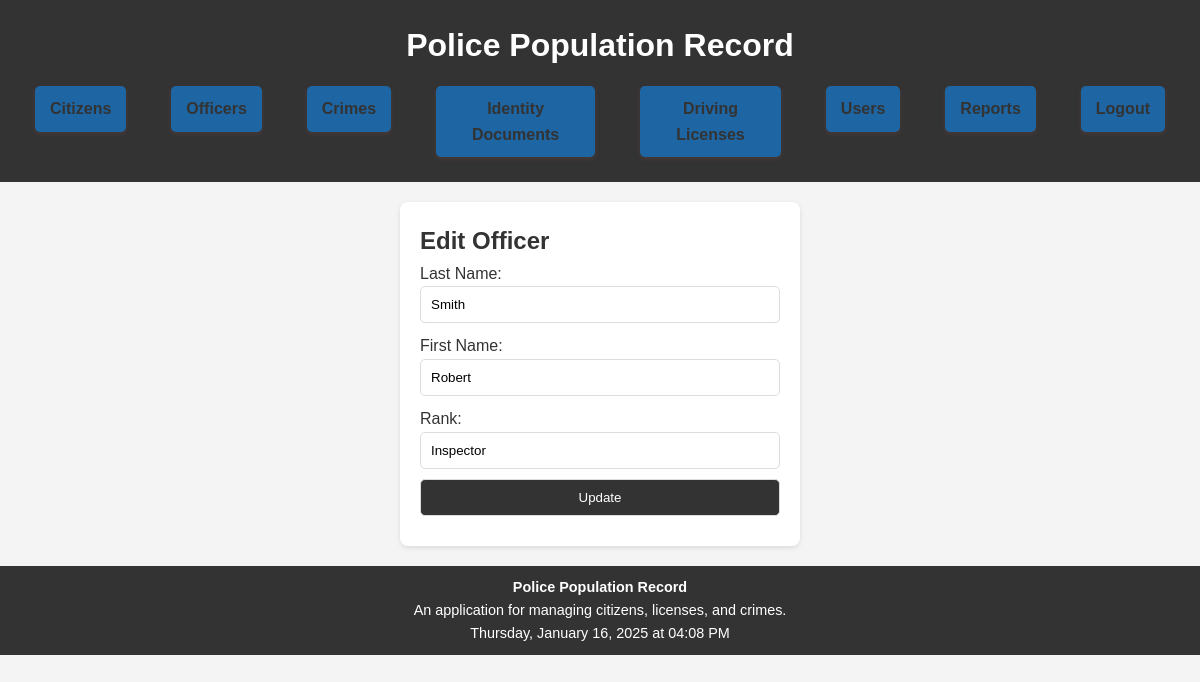
/pages/officers_edit.php?id=1 (signed in), run on the app's committed database.
### tables this page shows
CREATE TABLE `officers` (
  `Officer_ID` int(11) NOT NULL,
  `Last_Name` varchar(50) NOT NULL,
  `First_Name` varchar(50) NOT NULL,
  `Rank` varchar(20) NOT NULL
);

### pages/officers_edit.php (the view, shortened to what this page needs)
<?php
include '../config/database.php';
include '../includes/header.php';
if (isset($_GET['id'])) {
    $officer_id = $_GET['id'];
    $stmt = $conn->prepare("SELECT * FROM Officers WHERE Officer_ID = :id");
    $stmt->bindParam(':id', $officer_id);
    $stmt->execute();
    $officer = $stmt->fetch(PDO::FETCH_ASSOC);
}
?>
<form method="POST" action="">
    <h2>Edit Officer</h2>
    <label>Last Name:</label>
    <input type="text" name="last_name" value="<?= $officer['Last_Name']; ?>" required><br>
    <label>First Name:</label>
    <input type="text" name="first_name" value="<?= $officer['First_Name']; ?>" required><br>
    <label>Rank:</label>
    <input type="text" name="rank" value="<?= $officer['Rank']; ?>" required><br>
    <button type="submit">Update</button>
</form>
<?php
include '../includes/footer.php';
?>

### assets/style.css (style rules this page uses)
* { margin: 0; padding: 0; box-sizing: border-box; }
body { font-family: Arial, sans-serif; line-height: 1.6; color: #333; background-color: #f4f4f4; }
form { margin: 20px auto; padding: 20px; background-color: #fff; border-radius: 8px; box-shadow: 0 2px 5px rgba(0, 0, 0, 0.1); max-width: 400px; }
form input, form select, form button { width: 100%; padding: 10px; margin-bottom: 10px; border: 1px solid #ddd; border-radius: 5px; }
form button { background-color: #333; color: #fff; cursor: pointer; }

### data on the page
officers: last_name "Smith", first_name "Robert", rank "Inspector"
